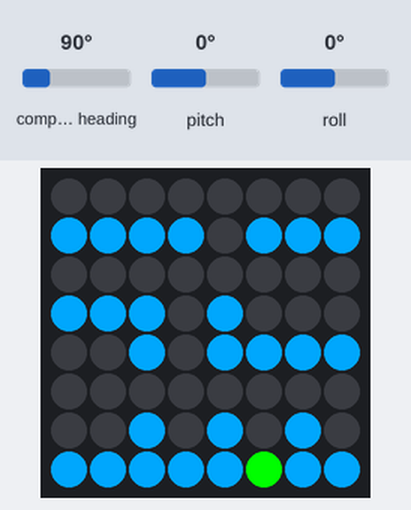
Bench run of a program on a simulated Raspberry Pi (BCM pin numbers) with a Sense HAT. On the bench: the Sense HAT's 8×8 RGB LED matrix. The test bench sets the inputs (shaded band); at power-on: pitch 0°, compass heading 90°, roll 0°. The Sense HAT reports a negative pitch or roll as 360° plus the angle; what the program prints to the terminal is not drawn.

Above: at 1.2 s.
1.3 s: pitch set to -86°
2.8 s: pitch set to 45°
Timing chart, 0 to 5.8 s (numbered marks = the images above; inputs shaded):
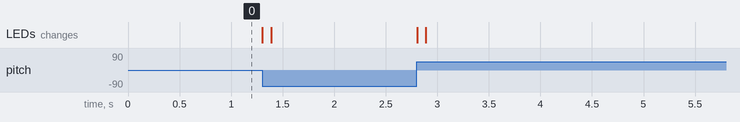

The program:

HAT-workshop.py
```python
from sense_hat import *
from time import sleep
from random import randint


sense = SenseHat()

#player: brown
#walls: blue
#ground: white
#end: green
#colors
b = [33,167, 255]#[33, 166, ]255
brownboi = [255,0,0]#[196, 158, 106]
w = [0,0,0]
g = [0, 255, 0]

map =[
w,w,w,w,w,w,w,w,
b,b,b,b,w,b,b,b,
w,w,w,w,w,w,w,w,
b,b,b,w,b,w,w,w,
w,w,b,w,b,b,b,b,
w,w,w,w,w,w,w,w,
w,w,b,w,b,w,b,w,
b,b,b,b,b,g,b,b
]


#type variables to represent up down left and right
left = 100
right = -100
x = 0
y = 0

sense.set_pixels(map)


def won():
  return (sense.get_pixel(x,y)==[g[0],g[1]-3,g[2]])

#while loops for the movement
while(True):

  print("actual: %s" %sense.get_pixel(5, 7))
  print("equal to? %s" %[g[0],g[1]-3,g[2]])

  gyro = sense.get_orientation()
  pitch = gyro["pitch"]
  roll = gyro["roll"]

  #up
  if (roll < 350 and roll > 180 and y>0 and not(sense.get_pixel(x,y-1)==[b[0]-1,b[1]-3,b[2]-7])):
    sense.set_pixel(x,y,w)
    y -= 1;
    sense.set_pixel(x, y, brownboi)
    sleep(0.01)
  #down
  if (roll > 10 and roll < 180 and y<7 and not(sense.get_pixel(x,y+1)==[b[0]-1,b[1]-3,b[2]-7])):
    sense.set_pixel(x,y,w)
    y += 1;
    sense.set_pixel(x, y, brownboi)
    sleep(0.01)
  #left
  if (pitch > 10 and pitch < 180 and x>0 and not(sense.get_pixel(x-1,y)==[b[0]-1,b[1]-3,b[2]-7])):
    sense.set_pixel(x,y,w)
    x -= 1
    sense.set_pixel(x, y, brownboi)
    sleep(0.01)
  #right
  if (pitch < 350 and pitch > 180 and x<7 and not(sense.get_pixel(x+1,y)==[b[0]-1,b[1]-3,b[2]-7])):
    sense.set_pixel(x,y,w)
    x += 1
    sense.set_pixel(x, y, brownboi)
    sleep(0.01)
  if(x==5 and y==7):
    sense.show_message("good game")
    break
```
